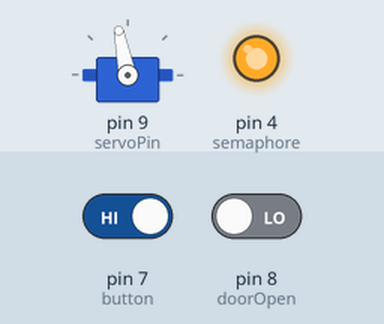
Simulated run of this sketch. Board: Arduino Nano, built with avr-gcc and run on an emulated ATmega328P. Parts: servo, output pins drawn as LEDs (lit = HIGH). The inputs (shaded band) are chosen by the test bench; at power-on: pin 8 (doorOpen) LOW, pin 7 (button) HIGH.

Above: at 12.4 s.
12.5 s: pin 8 (doorOpen) driven HIGH
At 18.2 s:
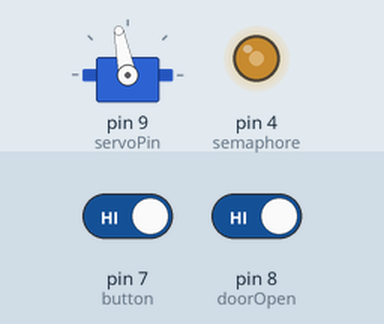
19.0 s: pin 8 (doorOpen) driven LOW
At 19.45 s:
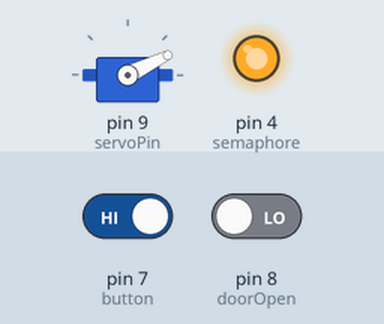
27.1 s: pin 8 (doorOpen) driven HIGH
At 31.5 s:
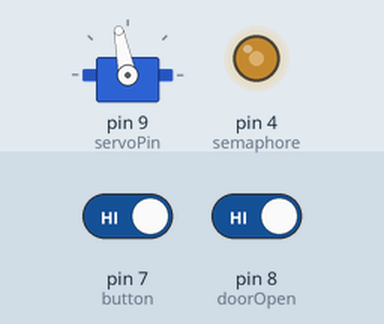
33.6 s: pin 7 (button) driven LOW and pin 8 (doorOpen) driven LOW
At 34.3 s:
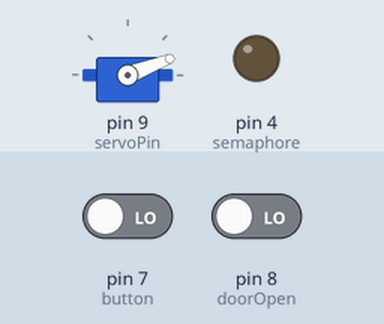
40.1 s: pin 7 (button) driven HIGH
At 40.25 s:
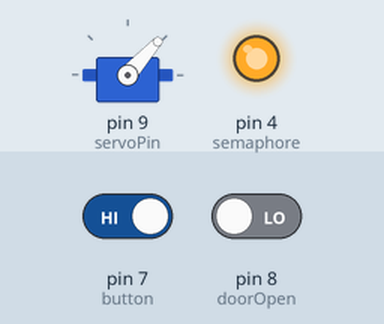
46.6 s: pin 7 (button) driven LOW
At 51.5 s:
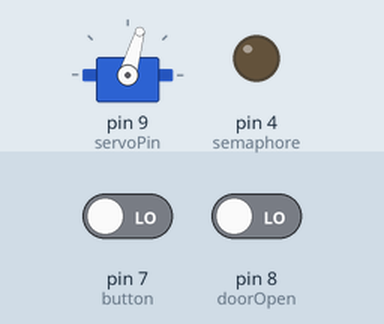
Timing chart, 0 to 53.3 s (numbered marks = the images above; inputs shaded):
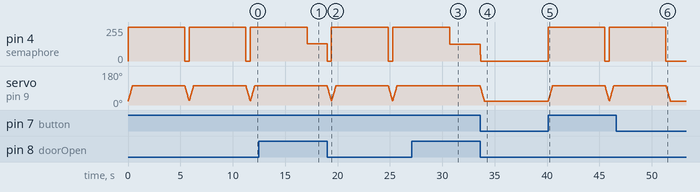

The sketch:

devconf2015-door.ino
```cpp
// DevConf 2015 IoT Demo Door
// Version 1.3
//
// Developed for Arduino Nano (rev. 3)
//
// The HW project can be found at https://github.com/pmacik/electronics/tree/master/KiCad/devconf2015-door
#include <Servo.h>

Servo servo;

// pins
const int semaphore = 4;
const int button = 7;
const int doorOpen = 8;
const int servoPin = 9;

// constants
const int lockedPos = 20;
const int unlockedPos = 102;
const int changePositionDelay = 5;

void setup() {
  servo.attach(servoPin);
  servo.write(lockedPos);
  pinMode(button, INPUT);
  pinMode(doorOpen, INPUT);
  pinMode(semaphore, OUTPUT);
}

void loop() {
  while(digitalRead(button) == 0) { // wait for signal
    delay(1);
  }
  digitalWrite(semaphore, HIGH);
  for(int i = lockedPos; i < unlockedPos; i++) {
    servo.write(i);
    delay(changePositionDelay);
  }
  delay (5000);
  int state = HIGH;
  while(digitalRead(doorOpen) == HIGH) { // wait for doors to get closed
    if(state == HIGH){
      state = LOW;
    } else {
      state = HIGH;
    }
    digitalWrite(semaphore, state);
  }
  digitalWrite(semaphore, LOW);
  for(int i = unlockedPos; i > lockedPos; i--) {
    servo.write(i);
    delay(changePositionDelay);
  }
}
```

Measured:
- after the input at 12.5 s, servo on pin 9 (servoPin): stops changing and stays 101°
- after the input at 19.0 s, pin 4 (semaphore): alternates 255/255 for 5.4 s and 0/255 for 0.40 s, starting at once
- after the input at 27.1 s, servo on pin 9 (servoPin): stops changing and stays 101°
- after the input at 33.6 s, pin 4 (semaphore): 125/255 → 0/255 at once
- after the input at 40.1 s, pin 4 (semaphore): 0/255 → 255/255 at once, → 0/255 5.4 s later, → 255/255 0.42 s later
- after the input at 46.6 s, pin 4 (semaphore): goes on until 51.3 s, then stays 0/255
- by itself, pin 4 (semaphore): alternates 255/255 for 5.4 s and 0/255 for 0.42 s
